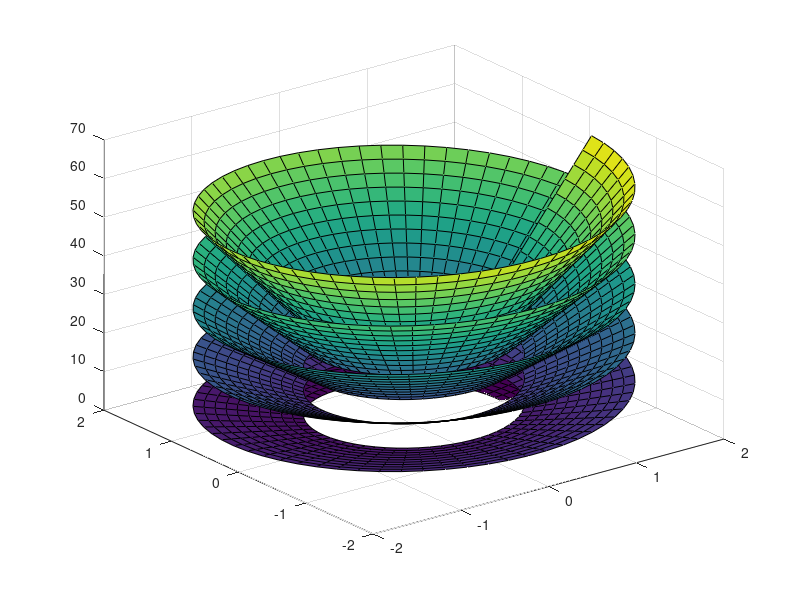

Write the MATLAB code that produced this figure.
X = @(r,fi) r.*cos(fi);
Y = @(r,fi) r.*sin(fi);
Z = @(r,fi) r.*fi;

[r, fi] = meshgrid(1:0.1:2, 0:0.1:10*pi);
surf(X(r,fi), Y(r,fi), Z(r,fi))

